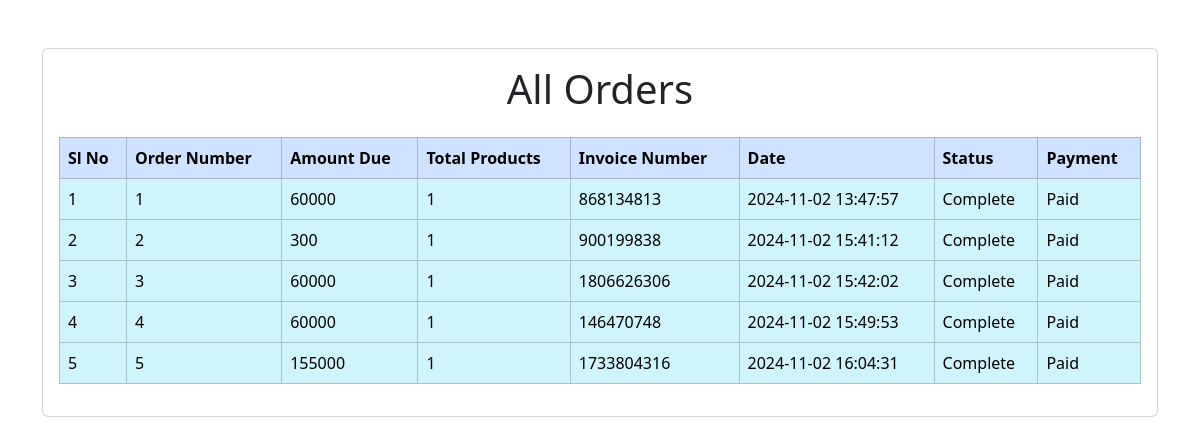
/owner_panel/view_orders.php, run on an earlier commit of the app's database.
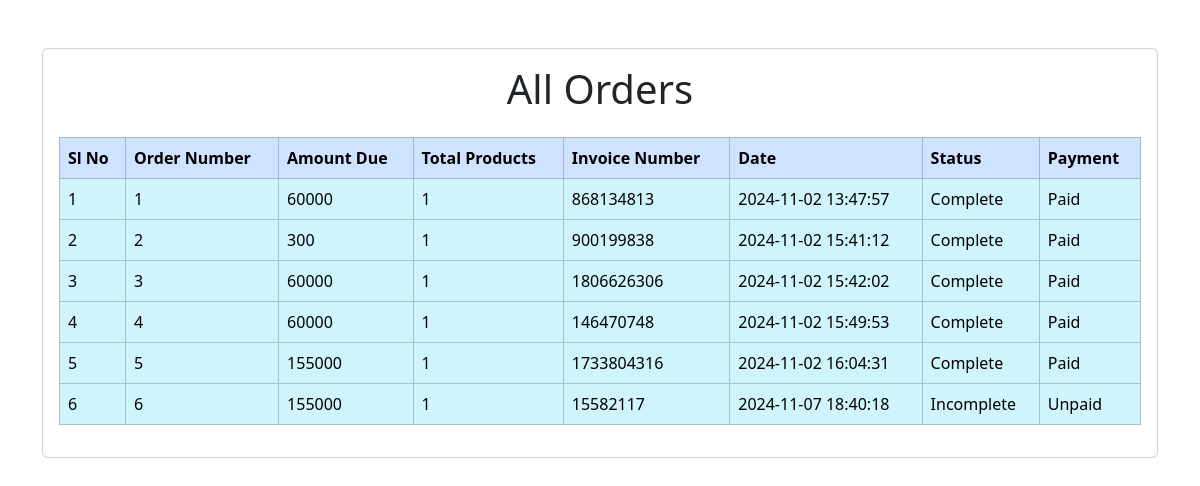
And on a later commit of the database.
### tables this page shows
CREATE TABLE `orders` (
  `order_id` int(11) NOT NULL,
  `user_id` int(11) NOT NULL,
  `amount_due` int(255) NOT NULL,
  `invoice_number` int(255) NOT NULL,
  `total_products` int(255) NOT NULL,
  `order_date` timestamp NOT NULL DEFAULT current_timestamp() ON UPDATE current_timestamp(),
  `order_status` varchar(255) NOT NULL,
  `email_sent` tinyint(1) DEFAULT 0,
  `sms_sent` tinyint(1) DEFAULT 0
);

### owner_panel/view_orders.php (the view, shortened to what this page needs)
<?php
include('../include/connect.php');
?>
<!DOCTYPE html>
<html lang="en">
<head>
    <link rel="stylesheet" href="https://cdn.jsdelivr.net/npm/bootstrap@5.3.3/dist/css/bootstrap.min.css">
</head>
<body>
    <div class="container mt-5">
        <div class="card">
            <div class="card-body">
                <h1 class="text-center">All Orders</h1>
                <table class="table table-bordered mt-4">
                    <thead class="table-primary">
                        <tr>
                            <th scope="col">Sl No</th>
                            <th scope="col">Order Number</th>
                            <th scope="col">Amount Due</th>
                            <th scope="col">Total Products</th>
                            <th scope="col">Invoice Number</th>
                            <th scope="col">Date</th>
                            <th scope="col">Status</th>
                            <th scope="col">Payment</th>
                        </tr>
                    </thead>
                    <tbody>
                        <?php
                        $get_orders_details = "SELECT * FROM `orders`";
                        $result_orders = mysqli_query($con, $get_orders_details);
                        if (mysqli_num_rows($result_orders) > 0) {
                            $sl_order = 1;
                            while ($row_orders = mysqli_fetch_assoc($result_orders)) {
                                $order_id = $row_orders['order_id'];
                                $order_amount_due = $row_orders['amount_due'];
                                $order_total_products = $row_orders['total_products'];
                                $order_invoice_number = $row_orders['invoice_number'];
                                $order_date = $row_orders['order_date'];
                                $order_status = ($row_orders['order_status'] == 'Pending') ? "Incomplete" : "Complete";
                                $payment_status = ($order_status == "Complete") ? "Paid" : "Unpaid";
                                echo "
                                    <tr class='table-info'>
                                        <td>{$sl_order}</td>
                                        <td>{$order_id}</td>
                                        <td>{$order_amount_due}</td>
                                        <td>{$order_total_products}</td>
                                        <td>{$order_invoice_number}</td>
                                        <td>{$order_date}</td>
                                        <td>{$order_status}</td>
                                        <td>{$payment_status}</td>
                                    </tr>";
                                $sl_order++;
                            }
                        } else {
                            echo "<tr><td colspan='8' class='text-center'>No orders found.</td></tr>";
                        }
                        ?>
                    </tbody>
                </table>
            </div>
        </div>
    </div>
</body>
</html>

What changed in the data, as far as the page shows it:
added orders: order_id "6", amount_due "155000", total_products "1", invoice_number "15582117", order_date "2024-11-07 18:40:18", order_status "Incomplete", order_status "Unpaid"
